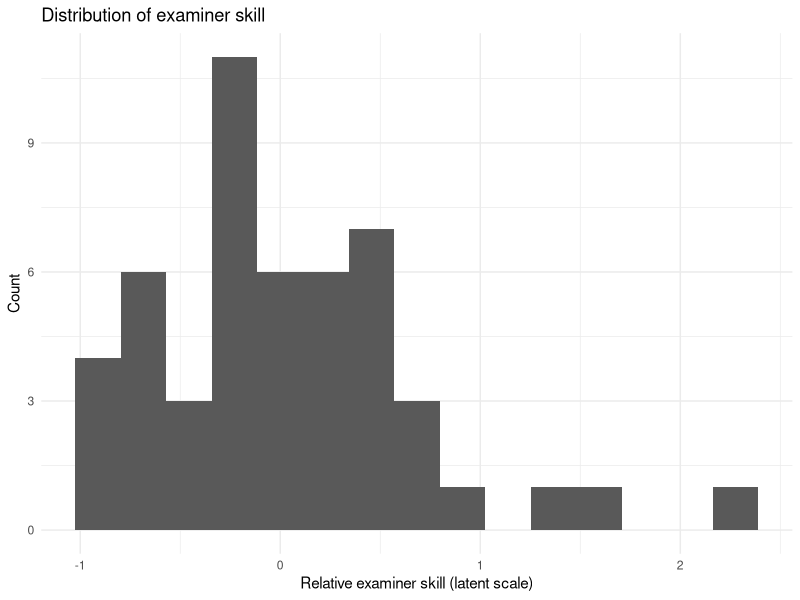
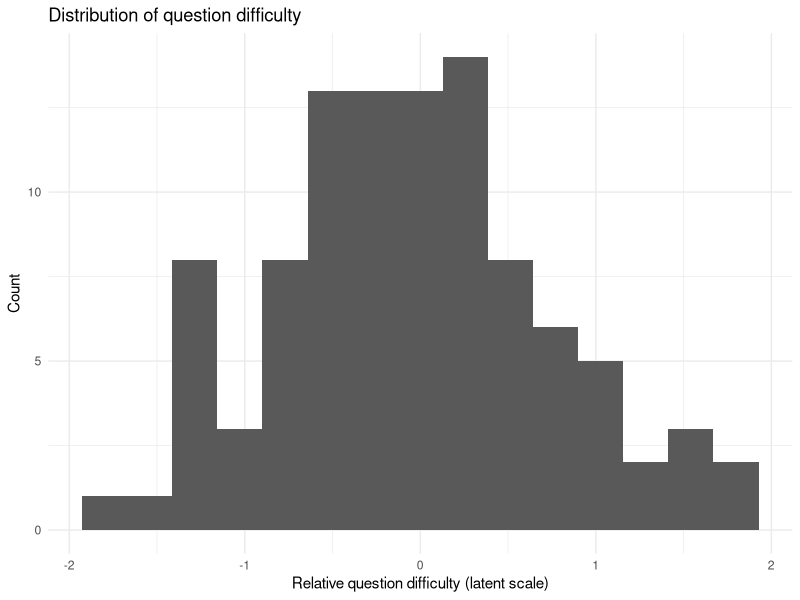
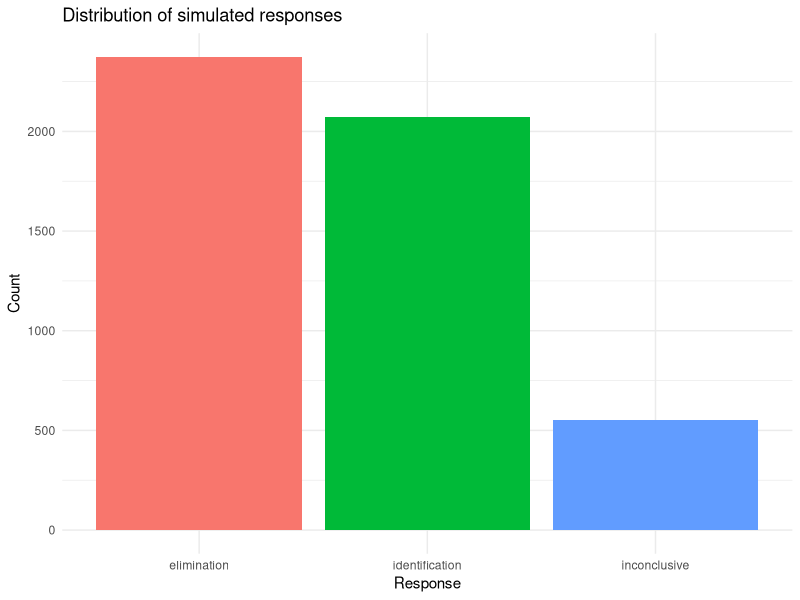
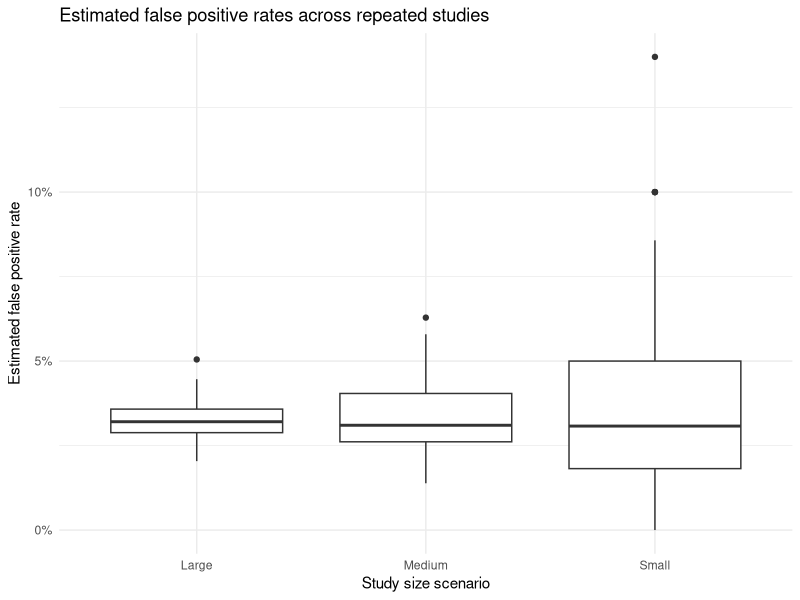
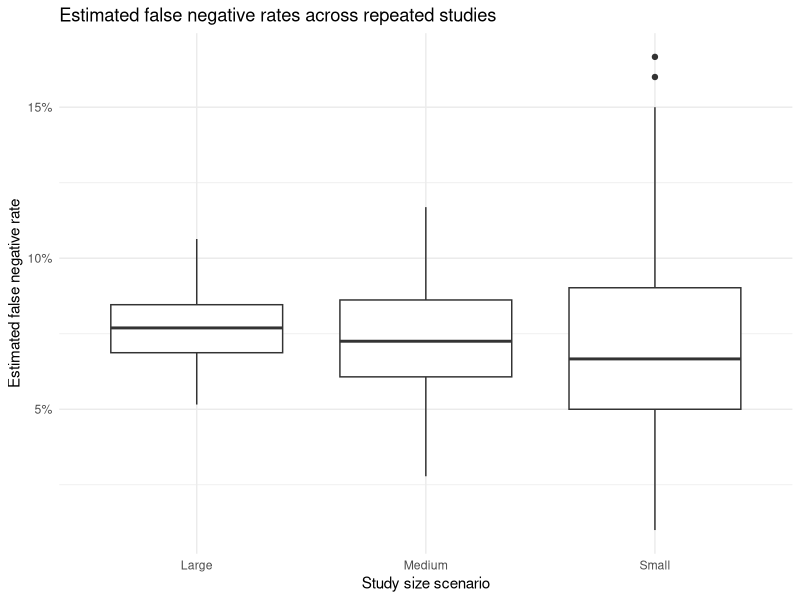
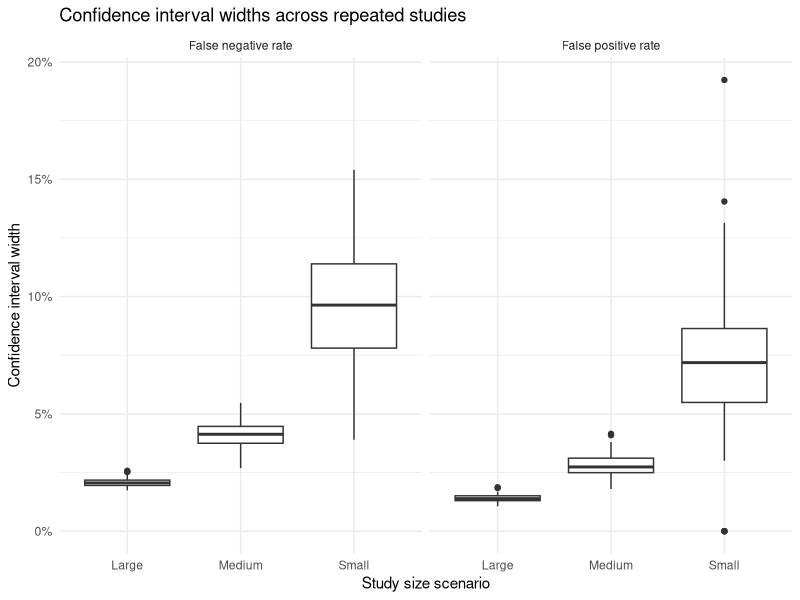
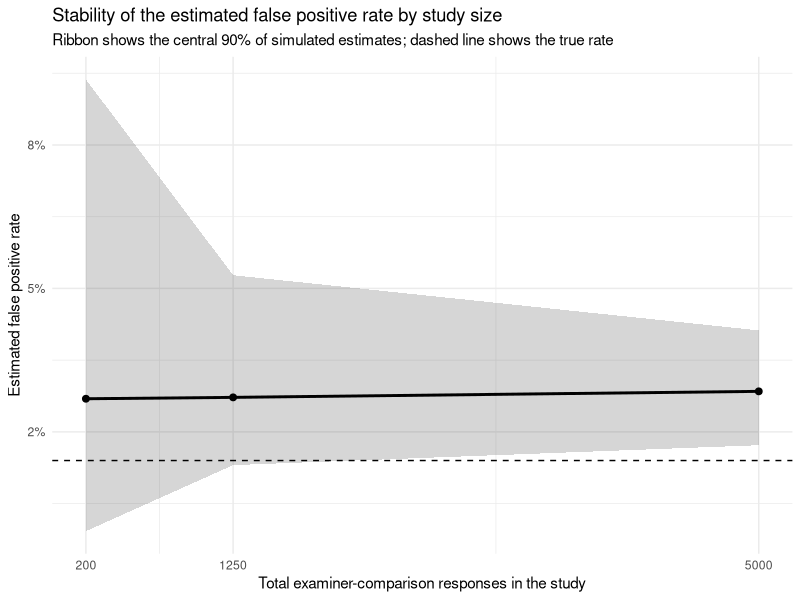
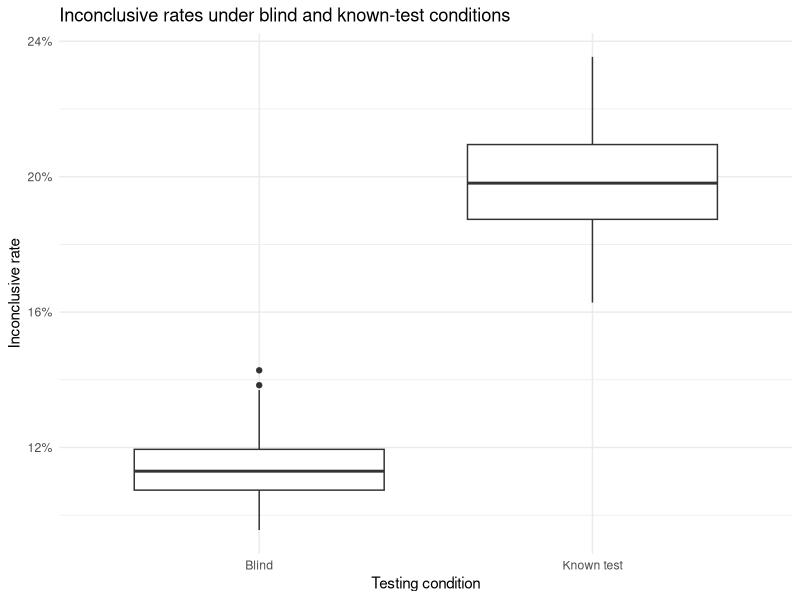

Source code (R) for these figures, in order:
## ---- chunk 1
# Preamble
list.of.packages <- c("tidyverse", "ggthemes")
new.packages <- list.of.packages[!(list.of.packages %in% installed.packages()[,"Package"])]
if(length(new.packages)) install.packages(new.packages)

library(dplyr)
library(tidyr)
library(purrr)
library(ggplot2)
## ---- chunk 2
set.seed(123)

# Parameters
n_examiners <- 50
n_comparisons <- 100
match_rate <- 0.5  # 50% same-source comparisons

# Baseline response probabilities
false_positive_rate <- 0.02
false_negative_rate <- 0.05
inconclusive_rate <- 0.1

# Heterogeneity parameters
examiner_sd <- 0.7
question_sd <- 0.8
## ---- chunk 3
comparison_set <- tibble(
  question_id = 1:n_comparisons,
  ground_truth = rbinom(n_comparisons, 1, match_rate),
  question_difficulty = rnorm(n_comparisons, mean = 0, sd = question_sd)
)
## ---- chunk 4
examiner_panel <- tibble(
  examiner_id = paste0("E", 1:n_examiners),
  examiner_skill = rnorm(n_examiners, mean = 0, sd = examiner_sd),
  examiner_inconclusive_tendency = rnorm(n_examiners, mean = 0, sd = examiner_sd / 2)
)
## ---- chunk 5
sim_test <- tidyr::crossing(examiner_panel, comparison_set) %>%
  mutate(
    ground_truth_label = if_else(ground_truth == 1, "same-source", "different-source"),
    decision_challenge = question_difficulty - examiner_skill
  ) %>%
  arrange(examiner_id, question_id)
## ---- chunk 6
head(sim_test)
dim(sim_test) # there are 50 examiners, with 100 questions each, for 5000 total responses
## ---- chunk 7
# Response model for a single examiner-comparison pair.
simulate_response <- function(ground_truth,
                              decision_challenge,
                              examiner_inconclusive_tendency,
                              false_positive_rate,
                              false_negative_rate,
                              inconclusive_rate) {
  if (ground_truth == 1) {
    error_probability <- plogis(qlogis(false_negative_rate) + decision_challenge)
  } else {
    error_probability <- plogis(qlogis(false_positive_rate) + decision_challenge)
  }

  inconclusive_probability <- plogis(
    qlogis(inconclusive_rate) +
      0.5 * decision_challenge +
      examiner_inconclusive_tendency
  )

  total_probability <- error_probability + inconclusive_probability

  if (total_probability >= 0.95) {
    scaling_factor <- 0.95 / total_probability
    error_probability <- error_probability * scaling_factor
    inconclusive_probability <- inconclusive_probability * scaling_factor
  }

  p <- runif(1)

  if (ground_truth == 1) {
    if (p < error_probability) {
      "elimination"
    } else if (p < error_probability + inconclusive_probability) {
      "inconclusive"
    } else {
      "identification"
    }
  } else {
    if (p < error_probability) {
      "identification"
    } else if (p < error_probability + inconclusive_probability) {
      "inconclusive"
    } else {
      "elimination"
    }
  }
}
## ---- chunk 8
sim_data <- sim_test %>%
  mutate(
    response = purrr::pmap_chr(
      list(
        ground_truth = ground_truth,
        decision_challenge = decision_challenge,
        examiner_inconclusive_tendency = examiner_inconclusive_tendency
      ),
      simulate_response,
      false_positive_rate = false_positive_rate,
      false_negative_rate = false_negative_rate,
      inconclusive_rate = inconclusive_rate
    )
  )
## ---- chunk 9
sim_data_preview <- sim_data %>%
  filter(examiner_id %in% paste0("E", 1:3)) %>%
  group_by(examiner_id) %>%
  slice_head(n = 6) %>%
  ungroup() %>%
  select(
    examiner_id,
    question_id,
    ground_truth_label,
    question_difficulty,
    examiner_skill,
    decision_challenge,
    response
  ) %>%
  mutate(
    question_difficulty = round(question_difficulty, 2),
    examiner_skill = round(examiner_skill, 2),
    decision_challenge = round(decision_challenge, 2)
  )

knitr::kable(
  sim_data_preview,
  col.names = c(
    "Examiner",
    "Question",
    "Truth",
    "Question difficulty",
    "Examiner skill",
    "Decision challenge",
    "Response"
  ),
  align = c("l", "r", "l", "r", "r", "r", "l")
)
## ---- chunk 10
sim_data_summary <- tibble(
  quantity = c(
    "Rows in simulated dataset",
    "Examiners",
    "Questions",
    "Same-source comparisons",
    "Different-source comparisons",
    "Identification responses",
    "Elimination responses",
    "Inconclusive responses",
    "Mean examiner skill",
    "Mean question difficulty",
    "Mean decision challenge"
  ),
  value = c(
    nrow(sim_data),
    n_distinct(sim_data$examiner_id),
    n_distinct(sim_data$question_id),
    mean(sim_data$ground_truth == 1),
    mean(sim_data$ground_truth == 0),
    mean(sim_data$response == "identification"),
    mean(sim_data$response == "elimination"),
    mean(sim_data$response == "inconclusive"),
    mean(sim_data$examiner_skill),
    mean(sim_data$question_difficulty),
    mean(sim_data$decision_challenge)
  )
) %>%
  mutate(
    value = case_when(
      quantity %in% c(
        "Rows in simulated dataset",
        "Examiners",
        "Questions"
      ) ~ as.character(round(value, 0)),
      grepl("Mean", quantity) ~ sprintf("%.2f", value),
      TRUE ~ scales::percent(value, accuracy = 0.1)
    )
  )

sim_data_summary
## ---- chunk 11
ggplot(examiner_panel, aes(x = examiner_skill)) +
  geom_histogram(bins = 15) +
  labs(
    title = "Distribution of examiner skill",
    x = "Relative examiner skill (latent scale)",
    y = "Count"
  ) +
  theme_minimal()
## ---- chunk 12
ggplot(comparison_set, aes(x = question_difficulty)) +
  geom_histogram(bins = 15) +
  labs(
    title = "Distribution of question difficulty",
    x = "Relative question difficulty (latent scale)",
    y = "Count"
  ) +
  theme_minimal()
## ---- chunk 13
sim_data %>%
  count(response) %>%
  ggplot(aes(x = response, y = n, fill = response)) +
  geom_col(show.legend = FALSE) +
  labs(
    title = "Distribution of simulated responses",
    x = "Response",
    y = "Count"
  ) +
  theme_minimal()
## ---- chunk 14
question_level_metrics <- sim_data %>%
  mutate(
    correct = case_when(
      ground_truth == 1 & response == "identification" ~ TRUE,
      ground_truth == 0 & response == "elimination" ~ TRUE,
      response == "inconclusive" ~ NA,
      TRUE ~ FALSE
    ),
    is_inconclusive = response == "inconclusive",
    is_fp = response == "identification" & ground_truth == 0,
    is_fn = response == "elimination" & ground_truth == 1,
    is_tp = response == "identification" & ground_truth == 1,
    is_tn = response == "elimination" & ground_truth == 0
  )

# Preview of metrics for each comparison
head(question_level_metrics)

## ---- chunk 15
# Summarizing performance by examiner.
examiner_performance <- question_level_metrics %>%
  group_by(examiner_id) %>%
  summarise(
    n_comparisons = n(),
    accuracy = mean(correct, na.rm = TRUE),
    inconclusive_rate = mean(is_inconclusive, na.rm = TRUE),
    false_positive_rate = mean(is_fp, na.rm = TRUE),
    false_negative_rate = mean(is_fn, na.rm = TRUE),
    true_positive_rate = mean(is_tp, na.rm = TRUE),
    true_negative_rate = mean(is_tn, na.rm = TRUE),
    .groups = "drop"
  )

# Preview the summarized data by examiner
head(examiner_performance)
## ---- chunk 16
# Summarizing performance across all examiners
overall_summary <- examiner_performance %>%
  summarise(
    mean_accuracy = mean(accuracy, na.rm = TRUE),
    mean_inconclusive_rate = mean(inconclusive_rate, na.rm = TRUE),
    mean_false_positive_rate = mean(false_positive_rate, na.rm = TRUE),
    mean_false_negative_rate = mean(false_negative_rate, na.rm = TRUE),
    mean_true_positive_rate = mean(true_positive_rate, na.rm = TRUE),
    mean_true_negative_rate = mean(true_negative_rate, na.rm = TRUE)
  )

# Preview the overall summary
overall_summary
## ---- chunk 17
simulate_study <- function(n_examiners, n_comparisons) {
  comparison_set <- tibble(
    question_id = 1:n_comparisons,
    ground_truth = rbinom(n_comparisons, 1, match_rate),
    question_difficulty = rnorm(n_comparisons, mean = 0, sd = question_sd)
  )

  examiner_panel <- tibble(
    examiner_id = paste0("E", 1:n_examiners),
    examiner_skill = rnorm(n_examiners, mean = 0, sd = examiner_sd),
    examiner_inconclusive_tendency = rnorm(n_examiners, mean = 0, sd = examiner_sd / 2)
  )

  sim_test <- tidyr::crossing(examiner_panel, comparison_set) %>%
    mutate(
      decision_challenge = question_difficulty - examiner_skill
    )

  sim_test %>%
    mutate(
      error_probability = if_else(
        ground_truth == 1,
        plogis(qlogis(false_negative_rate) + decision_challenge),
        plogis(qlogis(false_positive_rate) + decision_challenge)
      ),
      inconclusive_probability = plogis(
        qlogis(inconclusive_rate) +
          0.5 * decision_challenge +
          examiner_inconclusive_tendency
      ),
      total_probability = error_probability + inconclusive_probability,
      scaling_factor = if_else(total_probability >= 0.95, 0.95 / total_probability, 1),
      error_probability = error_probability * scaling_factor,
      inconclusive_probability = inconclusive_probability * scaling_factor,
      draw = runif(n()),
      response = case_when(
        ground_truth == 1 & draw < error_probability ~ "elimination",
        ground_truth == 1 & draw < error_probability + inconclusive_probability ~ "inconclusive",
        ground_truth == 1 ~ "identification",
        ground_truth == 0 & draw < error_probability ~ "identification",
        ground_truth == 0 & draw < error_probability + inconclusive_probability ~ "inconclusive",
        TRUE ~ "elimination"
      )
    ) %>%
    select(-error_probability, -inconclusive_probability, -total_probability, -scaling_factor, -draw)
}
## ---- chunk 18
approx_ci_width <- function(successes, total) {
  if (total == 0) {
    return(NA_real_)
  }

  p_hat <- successes / total
  2 * 1.96 * sqrt(p_hat * (1 - p_hat) / total)
}
## ---- chunk 19
summarize_study <- function(study_data) {
  nonmatch_total <- sum(study_data$ground_truth == 0)
  match_total <- sum(study_data$ground_truth == 1)

  false_positives <- sum(study_data$response == "identification" & study_data$ground_truth == 0)
  false_negatives <- sum(study_data$response == "elimination" & study_data$ground_truth == 1)
  inconclusives <- sum(study_data$response == "inconclusive")

  fpr <- false_positives / nonmatch_total
  fnr <- false_negatives / match_total
  inconclusive_rate_study <- inconclusives / nrow(study_data)

  tibble(
    fpr = fpr,
    fnr = fnr,
    inconclusive_rate = inconclusive_rate_study,
    fpr_ci_width = approx_ci_width(false_positives, nonmatch_total),
    fnr_ci_width = approx_ci_width(false_negatives, match_total),
    zero_false_positives = false_positives == 0,
    nonmatch_total = nonmatch_total,
    match_total = match_total
  )
}
## ---- chunk 20
sample_size_scenarios <- tribble(
  ~scenario, ~n_examiners, ~n_comparisons,
  "Small", 10, 20,
  "Medium", 25, 50,
  "Large", 50, 100
)
## ---- chunk 21
set.seed(456)

n_replications <- 100

sample_size_results <- sample_size_scenarios %>%
  mutate(
    results = purrr::map2(
      n_examiners,
      n_comparisons,
      function(n_examiners, n_comparisons) {
        purrr::map_dfr(
          1:n_replications,
          function(replicate_id) {
            simulate_study(n_examiners, n_comparisons) %>%
              summarize_study() %>%
              mutate(replicate_id = replicate_id)
          }
        )
      }
    )
  ) %>%
  select(scenario, n_examiners, n_comparisons, results) %>%
  tidyr::unnest(results)
## ---- chunk 22
sample_size_summary <- sample_size_results %>%
  group_by(scenario, n_examiners, n_comparisons) %>%
  summarise(
    mean_fpr = mean(fpr),
    sd_fpr = sd(fpr),
    mean_fnr = mean(fnr),
    sd_fnr = sd(fnr),
    mean_fpr_ci_width = mean(fpr_ci_width),
    mean_fnr_ci_width = mean(fnr_ci_width),
    proportion_zero_false_positives = mean(zero_false_positives),
    .groups = "drop"
  ) %>%
  mutate(
    mean_fpr = scales::percent(mean_fpr, accuracy = 0.1),
    sd_fpr = scales::percent(sd_fpr, accuracy = 0.1),
    mean_fnr = scales::percent(mean_fnr, accuracy = 0.1),
    sd_fnr = scales::percent(sd_fnr, accuracy = 0.1),
    mean_fpr_ci_width = scales::percent(mean_fpr_ci_width, accuracy = 0.1),
    mean_fnr_ci_width = scales::percent(mean_fnr_ci_width, accuracy = 0.1),
    proportion_zero_false_positives = scales::percent(proportion_zero_false_positives, accuracy = 0.1)
  )

knitr::kable(
  sample_size_summary,
  col.names = c(
    "Scenario",
    "Examiners",
    "Comparisons",
    "Mean FPR",
    "SD of FPR",
    "Mean FNR",
    "SD of FNR",
    "Mean FPR CI width",
    "Mean FNR CI width",
    "Studies with zero observed false positives"
  )
)
## ---- chunk 23
ggplot(sample_size_results, aes(x = scenario, y = fpr)) +
  geom_boxplot() +
  labs(
    title = "Estimated false positive rates across repeated studies",
    x = "Study size scenario",
    y = "Estimated false positive rate"
  ) +
  scale_y_continuous(labels = scales::percent_format(accuracy = 1)) +
  theme_minimal()
## ---- chunk 24
ggplot(sample_size_results, aes(x = scenario, y = fnr)) +
  geom_boxplot() +
  labs(
    title = "Estimated false negative rates across repeated studies",
    x = "Study size scenario",
    y = "Estimated false negative rate"
  ) +
  scale_y_continuous(labels = scales::percent_format(accuracy = 1)) +
  theme_minimal()
## ---- chunk 25
sample_size_results %>%
  select(scenario, fpr_ci_width, fnr_ci_width) %>%
  pivot_longer(
    cols = c(fpr_ci_width, fnr_ci_width),
    names_to = "metric",
    values_to = "ci_width"
  ) %>%
  mutate(
    metric = recode(
      metric,
      fpr_ci_width = "False positive rate",
      fnr_ci_width = "False negative rate"
    )
  ) %>%
  ggplot(aes(x = scenario, y = ci_width)) +
  geom_boxplot() +
  facet_wrap(~ metric) +
  labs(
    title = "Confidence interval widths across repeated studies",
    x = "Study size scenario",
    y = "Confidence interval width"
  ) +
  scale_y_continuous(labels = scales::percent_format(accuracy = 1)) +
  theme_minimal()
## ---- chunk 26
sample_size_stability <- sample_size_results %>%
  group_by(scenario, n_examiners, n_comparisons) %>%
  summarise(
    median_fpr = median(fpr),
    lower_fpr = quantile(fpr, 0.05),
    upper_fpr = quantile(fpr, 0.95),
    .groups = "drop"
  ) %>%
  mutate(
    total_responses = n_examiners * n_comparisons
  )

ggplot(sample_size_stability, aes(x = total_responses, y = median_fpr)) +
  geom_ribbon(aes(ymin = lower_fpr, ymax = upper_fpr), alpha = 0.2) +
  geom_line(linewidth = 1) +
  geom_point(size = 2) +
  geom_hline(
    yintercept = false_positive_rate,
    linetype = "dashed"
  ) +
  scale_x_continuous(
    breaks = sample_size_stability$total_responses
  ) +
  scale_y_continuous(labels = scales::percent_format(accuracy = 1)) +
  labs(
    title = "Stability of the estimated false positive rate by study size",
    subtitle = "Ribbon shows the central 90% of simulated estimates; dashed line shows the true rate",
    x = "Total examiner-comparison responses in the study",
    y = "Estimated false positive rate"
  ) +
  theme_minimal()
## ---- chunk 27
blind_inconclusive_rate <- 0.393
known_test_inconclusive_rate <- 0.564

hawthorne_shift <- qlogis(known_test_inconclusive_rate) - qlogis(blind_inconclusive_rate)
hawthorne_shift
## ---- chunk 28
simulate_study_with_context <- function(n_examiners, n_comparisons, known_test = FALSE) {
  context_shift <- ifelse(known_test, hawthorne_shift, 0)

  comparison_set <- tibble(
    question_id = 1:n_comparisons,
    ground_truth = rbinom(n_comparisons, 1, match_rate),
    question_difficulty = rnorm(n_comparisons, mean = 0, sd = question_sd)
  )

  examiner_panel <- tibble(
    examiner_id = paste0("E", 1:n_examiners),
    examiner_skill = rnorm(n_examiners, mean = 0, sd = examiner_sd),
    examiner_inconclusive_tendency = rnorm(n_examiners, mean = 0, sd = examiner_sd / 2)
  )

  tidyr::crossing(examiner_panel, comparison_set) %>%
    mutate(
      decision_challenge = question_difficulty - examiner_skill,
      error_probability = if_else(
        ground_truth == 1,
        plogis(qlogis(false_negative_rate) + decision_challenge),
        plogis(qlogis(false_positive_rate) + decision_challenge)
      ),
      inconclusive_probability = plogis(
        qlogis(inconclusive_rate) +
          0.5 * decision_challenge +
          examiner_inconclusive_tendency +
          context_shift
      ),
      total_probability = error_probability + inconclusive_probability,
      scaling_factor = if_else(total_probability >= 0.95, 0.95 / total_probability, 1),
      error_probability = error_probability * scaling_factor,
      inconclusive_probability = inconclusive_probability * scaling_factor,
      draw = runif(n()),
      response = case_when(
        ground_truth == 1 & draw < error_probability ~ "elimination",
        ground_truth == 1 & draw < error_probability + inconclusive_probability ~ "inconclusive",
        ground_truth == 1 ~ "identification",
        ground_truth == 0 & draw < error_probability ~ "identification",
        ground_truth == 0 & draw < error_probability + inconclusive_probability ~ "inconclusive",
        TRUE ~ "elimination"
      )
    ) %>%
    select(-error_probability, -inconclusive_probability, -total_probability, -scaling_factor, -draw)
}
## ---- chunk 29
summarize_context_bias <- function(study_data) {
  conclusive_data <- study_data %>%
    filter(response != "inconclusive")

  tibble(
    inconclusive_rate = mean(study_data$response == "inconclusive"),
    false_positive_rate = sum(study_data$response == "identification" & study_data$ground_truth == 0) /
      sum(study_data$ground_truth == 0),
    false_negative_rate = sum(study_data$response == "elimination" & study_data$ground_truth == 1) /
      sum(study_data$ground_truth == 1),
    conclusive_accuracy = mean(
      (conclusive_data$ground_truth == 1 & conclusive_data$response == "identification") |
        (conclusive_data$ground_truth == 0 & conclusive_data$response == "elimination")
    )
  )
}
## ---- chunk 30
set.seed(987)

n_context_replications <- 100

context_bias_results <- expand_grid(
  condition = c("Blind", "Known test"),
  replicate_id = 1:n_context_replications
) %>%
  mutate(
    results = purrr::map2(
      condition,
      replicate_id,
      function(condition, replicate_id) {
        simulate_study_with_context(
          n_examiners = n_examiners,
          n_comparisons = n_comparisons,
          known_test = condition == "Known test"
        ) %>%
          summarize_context_bias()
      }
    )
  ) %>%
  tidyr::unnest(results)
## ---- chunk 31
context_bias_summary <- context_bias_results %>%
  group_by(condition) %>%
  summarise(
    mean_inconclusive_rate = mean(inconclusive_rate),
    mean_false_positive_rate = mean(false_positive_rate),
    mean_false_negative_rate = mean(false_negative_rate),
    mean_conclusive_accuracy = mean(conclusive_accuracy),
    .groups = "drop"
  ) %>%
  mutate(
    mean_inconclusive_rate = scales::percent(mean_inconclusive_rate, accuracy = 0.1),
    mean_false_positive_rate = scales::percent(mean_false_positive_rate, accuracy = 0.1),
    mean_false_negative_rate = scales::percent(mean_false_negative_rate, accuracy = 0.1),
    mean_conclusive_accuracy = scales::percent(mean_conclusive_accuracy, accuracy = 0.1)
  )

knitr::kable(
  context_bias_summary,
  col.names = c(
    "Condition",
    "Mean inconclusive rate",
    "Mean false positive rate",
    "Mean false negative rate",
    "Mean conclusive accuracy"
  )
)
## ---- chunk 32
ggplot(context_bias_results, aes(x = condition, y = inconclusive_rate)) +
  geom_boxplot() +
  labs(
    title = "Inconclusive rates under blind and known-test conditions",
    x = "Testing condition",
    y = "Inconclusive rate"
  ) +
  scale_y_continuous(labels = scales::percent_format(accuracy = 1)) +
  theme_minimal()
## ---- chunk 33
context_bias_results %>%
  select(condition, false_positive_rate, false_negative_rate) %>%
  pivot_longer(
    cols = c(false_positive_rate, false_negative_rate),
    names_to = "metric",
    values_to = "value"
  ) %>%
  mutate(
    metric = recode(
      metric,
      false_positive_rate = "False positive rate",
      false_negative_rate = "False negative rate"
    )
  ) %>%
  ggplot(aes(x = condition, y = value)) +
  geom_boxplot() +
  facet_wrap(~ metric) +
  labs(
    title = "Measured error rates under blind and known-test conditions",
    x = "Testing condition",
    y = "Rate"
  ) +
  scale_y_continuous(labels = scales::percent_format(accuracy = 1)) +
  theme_minimal()
## ---- chunk 34
impose_missingness <- function(study_data) {
  study_data %>%
    mutate(
      is_error = (response == "identification" & ground_truth == 0) |
        (response == "elimination" & ground_truth == 1),
      missing_probability = plogis(
        qlogis(0.05) +
          0.8 * decision_challenge +
          1.2 * is_error +
          0.6 * (response == "inconclusive")
      ),
      is_missing = runif(n()) < missing_probability,
      observed_response = if_else(is_missing, NA_character_, response)
    )
}
## ---- chunk 35
summarize_missing_data_bias <- function(study_data) {
  observed_data <- impose_missingness(study_data)

  true_fpr <- sum(study_data$response == "identification" & study_data$ground_truth == 0) /
    sum(study_data$ground_truth == 0)
  true_fnr <- sum(study_data$response == "elimination" & study_data$ground_truth == 1) /
    sum(study_data$ground_truth == 1)
  true_inconclusive_rate <- mean(study_data$response == "inconclusive")

  observed_fpr <- sum(observed_data$observed_response == "identification" & observed_data$ground_truth == 0, na.rm = TRUE) /
    sum(observed_data$ground_truth == 0 & !is.na(observed_data$observed_response))
  observed_fnr <- sum(observed_data$observed_response == "elimination" & observed_data$ground_truth == 1, na.rm = TRUE) /
    sum(observed_data$ground_truth == 1 & !is.na(observed_data$observed_response))
  observed_inconclusive_rate <- sum(observed_data$observed_response == "inconclusive", na.rm = TRUE) /
    sum(!is.na(observed_data$observed_response))

  tibble(
    true_fpr = true_fpr,
    observed_fpr = observed_fpr,
    true_fnr = true_fnr,
    observed_fnr = observed_fnr,
    true_inconclusive_rate = true_inconclusive_rate,
    observed_inconclusive_rate = observed_inconclusive_rate,
    missing_rate = mean(observed_data$is_missing)
  )
}
## ---- chunk 36
set.seed(789)

n_missing_data_replications <- 100

missing_data_results <- purrr::map_dfr(
  1:n_missing_data_replications,
  function(replicate_id) {
    simulate_study(
      n_examiners = n_examiners,
      n_comparisons = n_comparisons
    ) %>%
      summarize_missing_data_bias() %>%
      mutate(replicate_id = replicate_id)
  }
)
## ---- chunk 37
missing_data_summary <- tibble(
  quantity = c(
    "Average true false positive rate",
    "Average observed false positive rate",
    "Average true false negative rate",
    "Average observed false negative rate",
    "Average true inconclusive rate",
    "Average observed inconclusive rate",
    "Average missing-data rate"
  ),
  value = c(
    mean(missing_data_results$true_fpr),
    mean(missing_data_results$observed_fpr),
    mean(missing_data_results$true_fnr),
    mean(missing_data_results$observed_fnr),
    mean(missing_data_results$true_inconclusive_rate),
    mean(missing_data_results$observed_inconclusive_rate),
    mean(missing_data_results$missing_rate)
  )
) %>%
  mutate(value = scales::percent(value, accuracy = 0.1))

knitr::kable(missing_data_summary, col.names = c("Quantity", "Value"))
## ---- chunk 38
missing_data_results %>%
  select(
    replicate_id,
    true_fpr,
    observed_fpr,
    true_fnr,
    observed_fnr
  ) %>%
  pivot_longer(
    cols = -replicate_id,
    names_to = "metric",
    values_to = "value"
  ) %>%
  mutate(
    metric = recode(
      metric,
      true_fpr = "True false positive rate",
      observed_fpr = "Observed false positive rate",
      true_fnr = "True false negative rate",
      observed_fnr = "Observed false negative rate"
    )
  ) %>%
  ggplot(aes(x = metric, y = value)) +
  geom_boxplot() +
  labs(
    title = "Bias from ignoring missing responses",
    x = "",
    y = "Rate"
  ) +
  scale_y_continuous(labels = scales::percent_format(accuracy = 1)) +
  theme_minimal() +
  theme(axis.text.x = element_text(angle = 20, hjust = 1))
## ---- chunk 39
ggplot(missing_data_results, aes(x = missing_rate)) +
  geom_histogram(bins = 15) +
  labs(
    title = "Distribution of missing-data rates across repeated studies",
    x = "Missing-data rate",
    y = "Count"
  ) +
  scale_x_continuous(labels = scales::percent_format(accuracy = 1)) +
  theme_minimal()
## ---- chunk 40
fpr_sensitivity <- missing_data_results %>%
  transmute(
    replicate_id,
    observed_fpr,
    missing_nonmatch_rate = pmax(missing_rate, 0)
  ) %>%
  crossing(assumed_missing_fp_rate = seq(0, 1, by = 0.1)) %>%
  mutate(
    adjusted_fpr = observed_fpr * (1 - missing_nonmatch_rate) +
      assumed_missing_fp_rate * missing_nonmatch_rate
  )

ggplot(
  fpr_sensitivity,
  aes(
    x = assumed_missing_fp_rate,
    y = adjusted_fpr,
    group = replicate_id
  )
) +
  geom_line(alpha = 0.08) +
  stat_summary(
    aes(group = 1),
    fun = median,
    geom = "line",
    linewidth = 1
  ) +
  labs(
    title = "False positive rate under different missing-data assumptions",
    subtitle = "Thin lines are simulated studies; thick line is the median across studies",
    x = "Assumed false positive rate among missing non-match responses",
    y = "Overall false positive rate"
  ) +
  scale_x_continuous(labels = scales::percent_format(accuracy = 1)) +
  scale_y_continuous(labels = scales::percent_format(accuracy = 1)) +
  theme_minimal()
